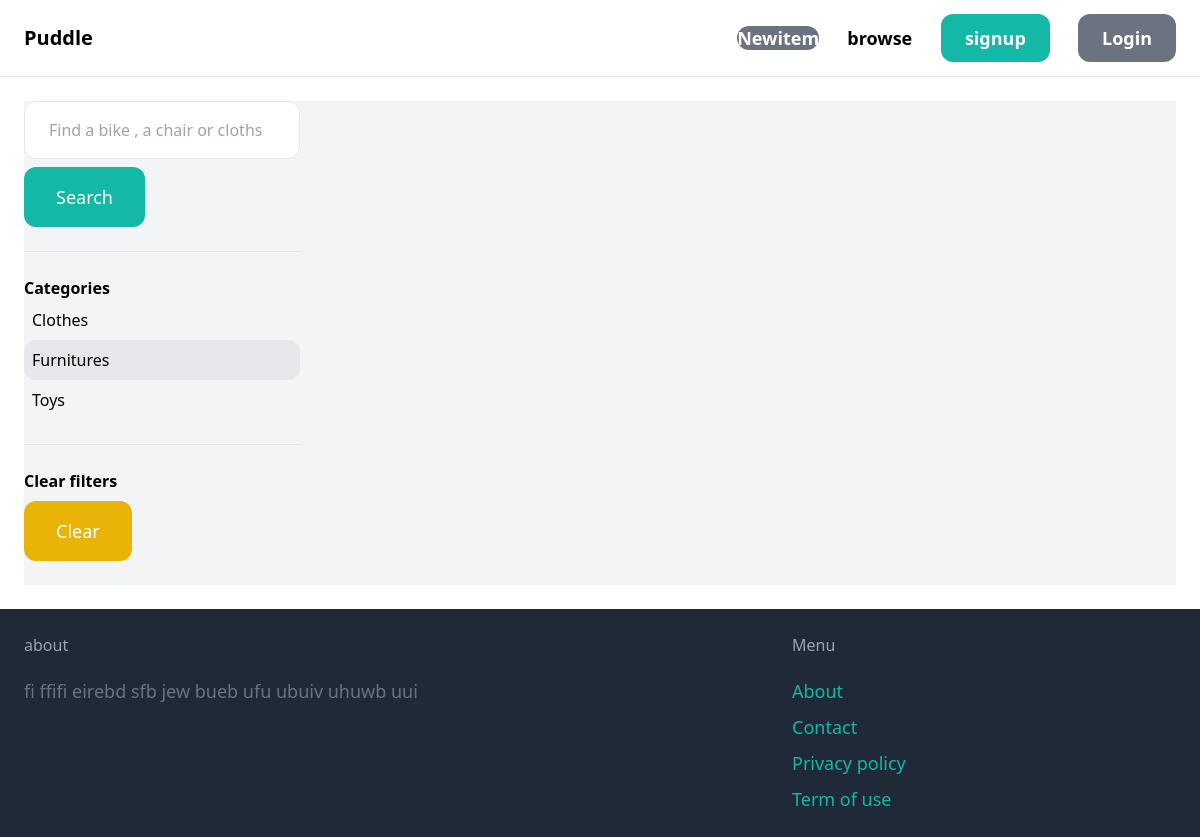
The page /items/?query=&category=2 on the database as committed earlier.
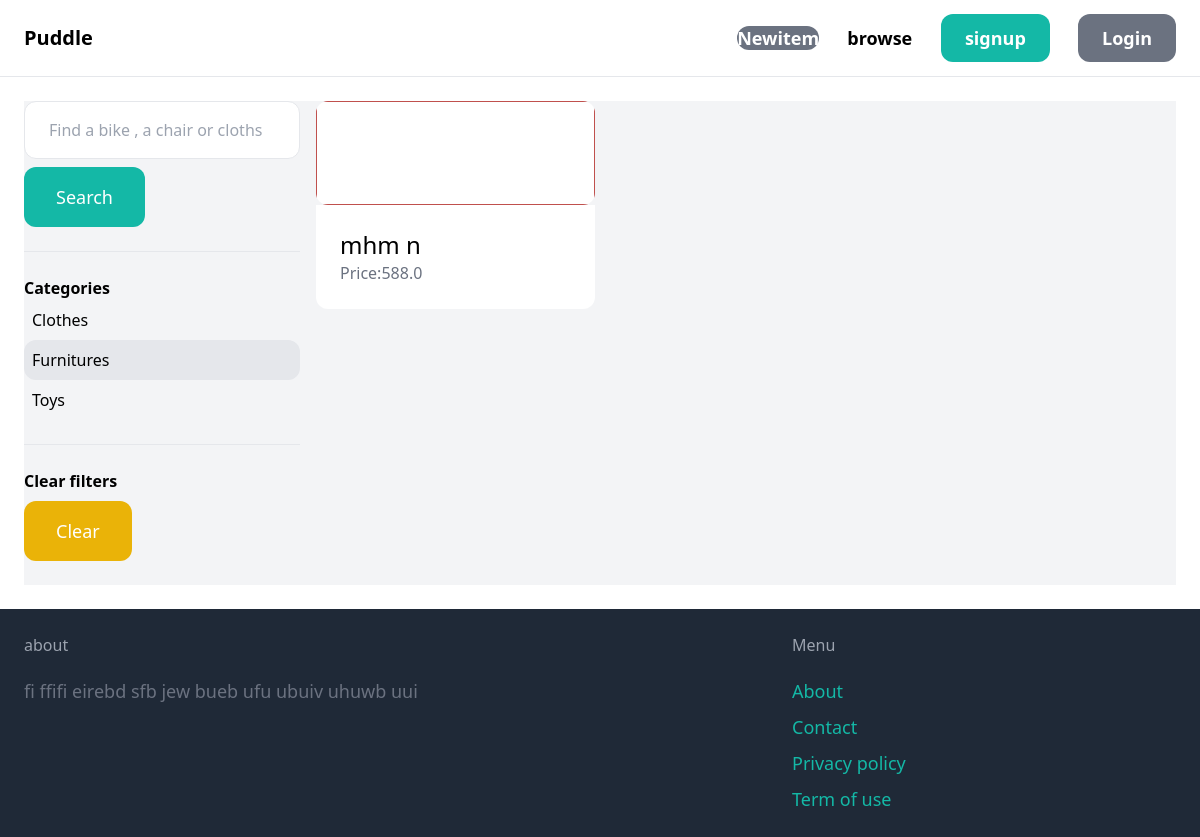
The same page on the database as committed later.
### item/models.py (models this page shows, shortened)
class Category(models.Model):
    name = models.CharField(max_length=255)
    class Meta:
        ordering = ('name',)
        verbose_name_plural = 'Categories'

class Item(models.Model):
    category =models.ForeignKey(Category ,related_name='items' ,on_delete=models.CASCADE)
    name = models.CharField(max_length=255)
    description=models.TextField(blank=True, null=True)
    price=models.FloatField()
    image =models.ImageField(upload_to='item_images', blank=True , null=True)
    is_sold=models.BooleanField(default=False)
    created_by=models.ForeignKey(User ,related_name='items' , on_delete=models.CASCADE)
    created_at=models.DateTimeField(auto_now_add=True)

### item/views.py (the view)
# urls.py: path('' , views.items, name='items'),
def items(request):
       query= request.GET.get('query', '')
       categories = Category.objects.all()
       category_id=request.GET.get('category' , 0)
       items=Item.objects.filter(is_sold=False)
       if category_id:
              items=items.filter(category_id=category_id)
       if query:
              items =items.filter(Q(name__icontains=query) |Q(description__icontains=query))
       return render(request , 'item/items.html', {'items':items,
                                                   'query': query,
                                                   'categories':categories,
                                                   'category_id':int(category_id) })

### item/templates/item/items.html (shortened to what this page needs)
{% extends 'core/base.html'%}
{% block content %}
<div class ="pb-6 grid grid-cols-4 gap-4 bg-gray-100">
    <div class="col-span-1">
       <form method="get" action="{% url 'item:items' %}">
         <input name="query" class="w-full py-4 px-6 border rounded-xl" type ="text" value="{{ query}}" placeholder="Find a bike , a chair or cloths ">
         <button class="mt-2 py-4 px-8 text-lg bg-teal-500 text-white rounded-xl" > Search</button>
       </form>
       <hr class="my-6">
       <p class="font-semibold"> Categories</p>
       <ul>
        {% for category in categories %}
            <li class="py-2 px-2 rounded-xl {% if category.id == category_id %} bg-gray-200 {% endif %}">
                <a href="{% url 'item:items' %}?query={{ query }}&category={{ category.id }}"> {{ category.name }}</a>
            </li>
        {% endfor %}
    </ul>
    <hr class="my-6">
    <p class="font-semibold"> Clear filters</p>
    <ul>
        <li><a href="{% url 'item:items'%}" class="mt-2 py-4 px-8 inline-block bg-yellow-500 text-lg rounded-xl text-white  "> Clear  </a>
    </div>
    <div class="col-span-3">
        <div class="grid grid-cols-3 gap-3">
            {% for item in items %}
            <div class="hi">
                   <a href="{% url 'item:detail' item.id %}">
                          <div>
                              {% if item.image %}
                                 <img src="{{item.image.url}}" class="img-fluid rounded-xl">
                              {% else %}
                                  <h1> no image</h1>
                              {% endif %}
                          </div>
                          <div class="p-6 bg-white rounded-b-xl">
                                 <h2 class="text-2xl" >{{ item.name }}</h2>
                                 <p class="text-gray-500" >Price:{{ item.price }}</p>
                          </div>
                   </a>
            </div>
            {% endfor %}
      </div>
     </div>
</div>
{% endblock %}

Rows that differ between the two databases and show on the page:
added Item: image (picture), name "mhm n", price "588.0"
